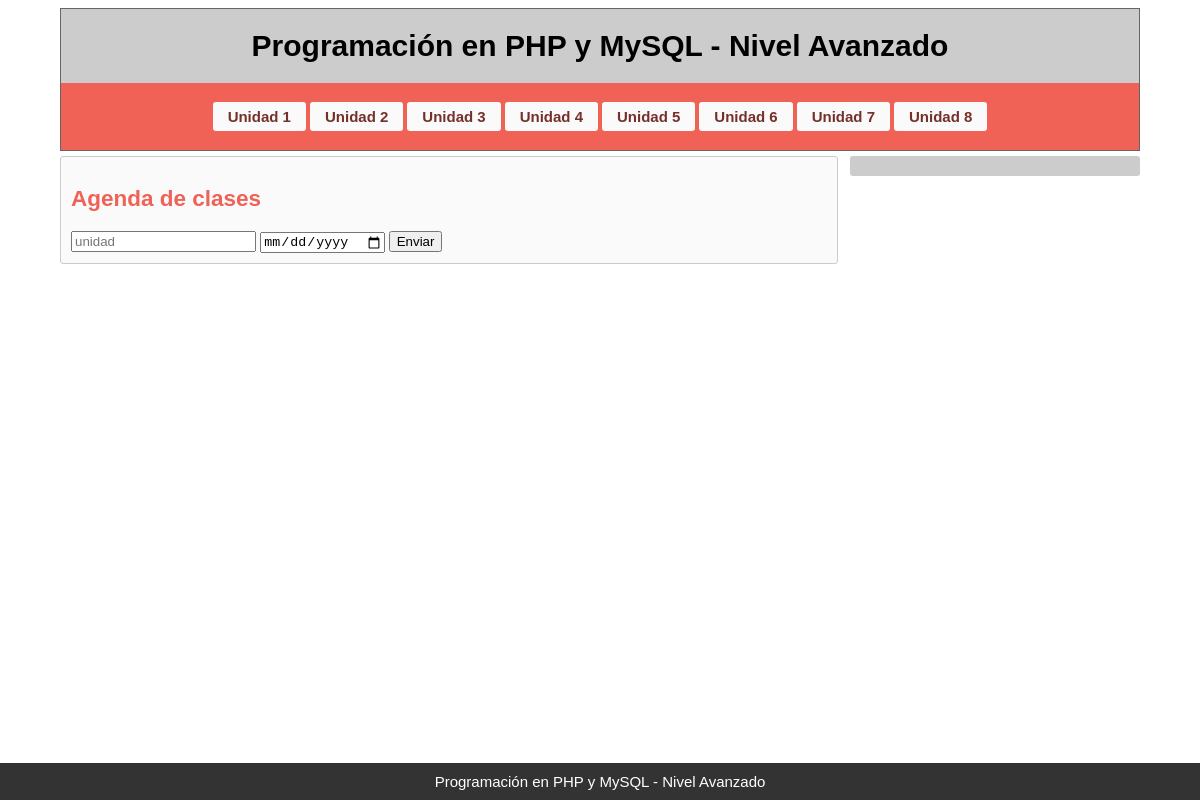
The page /unidad1.php on the database as committed earlier.
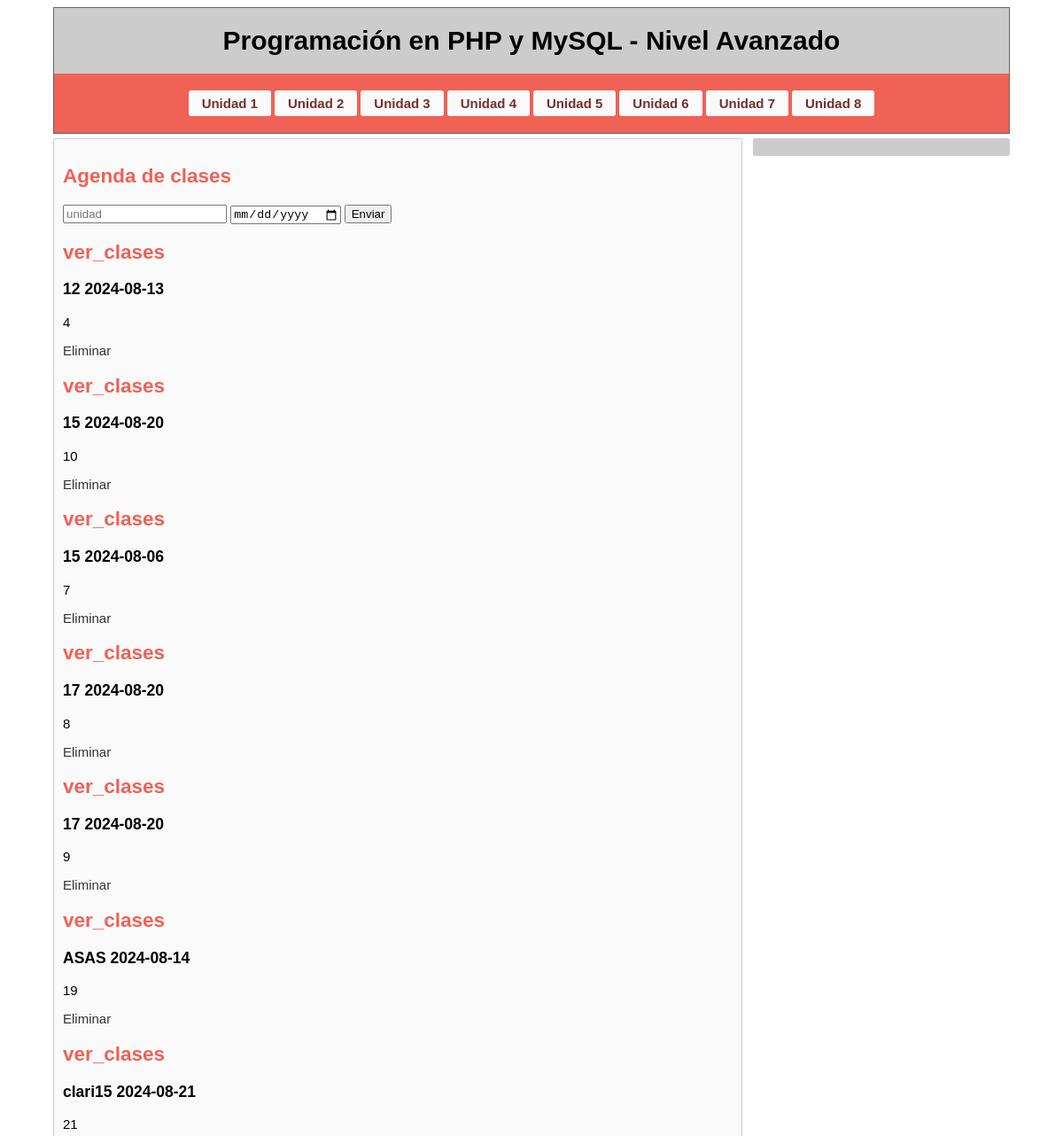
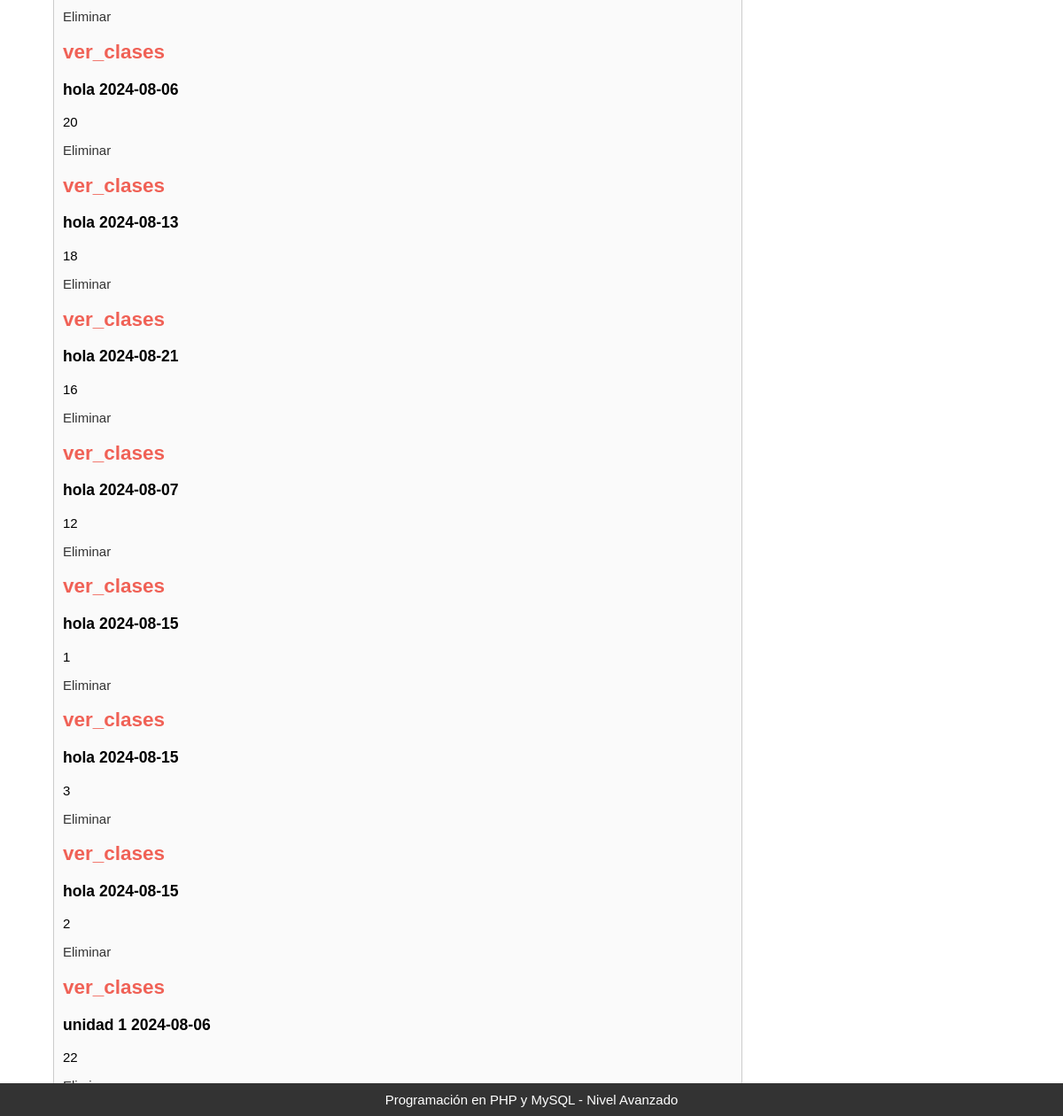
The same page on the database as committed later (2 pictures, top to bottom).
### tables this page shows
CREATE TABLE `clases` (
  `id_clase` int NOT NULL,
  `unidad` varchar(30) NOT NULL,
  `fecha` date NOT NULL
);

### ver_clases.php (the view)
<?php
include("componentes/conex.php");
$miconsul=mysqli_query($conexiontab,"SELECT * FROM clases ORDER BY unidad");
while($listclases= mysqli_fetch_assoc($miconsul))
{
?>
<div class="datos">
    <h2>ver_clases</h2>
    <h3><?php echo $listclases['unidad']." ".$listclases['fecha'];?></h3>
    <p><?php echo $listclases['id_clase'];?></p>
    <p><a href ="componentes/eliminar.php? id_clase=<?php echo $listclases['id_clase'];?>">Eliminar</a></p>
</div>
<?php } ?>

### unidad1.php (shortened to what this page needs)
<!DOCTYPE html>
<html lang="es">
<head>
  <link rel="stylesheet" href="estilos.css">
</head>
<body>
<div class="container">
	<header>
		<h1>Programación en PHP y MySQL - Nivel Avanzado</h1>
	<nav>
		<?php include("botonera.php"); ?>
	</nav>
	</header>
	<section>
		<h2>Agenda de clases</h2>
		<?php
		include("componentes/conex.php");
		?>
		<form action="componentes/insertar_clases.php"method="POST">
		<input type="text"placeholder="unidad" name="unidad" maxlength="30" required>
		<input type="date"placeholder="fecha" name="fecha" required>
		<input type="submit" value="Enviar">
		<?php
		include("ver_clases.php");?>
	</section>
	<aside>
  </aside>
	<footer>
		<a href="https://site.elearning-total.com/courses/?com=lb">Programación en PHP y MySQL - Nivel Avanzado</a>
	</footer>
</div>
</body>
</html>

### botonera.php
<ul>
	<li><a href="unidad1.php">Unidad 1</a></li>
	<li><a href="unidad2.php">Unidad 2</a></li>
	<li><a href="unidad3.php">Unidad 3</a></li>
	<li><a href="unidad4.php">Unidad 4</a></li>
	<li><a href="unidad5.php">Unidad 5</a></li>
	<li><a href="unidad6.php">Unidad 6</a></li>
	<li><a href="unidad7.php">Unidad 7</a></li>
	<li><a href="unidad8.php">Unidad 8</a></li>
</ul>

### estilos.css (style rules this page uses)
.container { width:1080px; margin:0px auto; font-size:1em; font-family: "Arial", Georgia, Serif; font-size: 15px; }
header { text-align:center; border: 1px solid #666; background: #cccccc; }
a { color: #333; text-decoration: none; }
section,aside { margin-top: 5px; padding: 10px; -moz-border-radius:3px;-webkit-border-radius:3px;-o-border-radius:3px;border-radius:3px; }
section { float: left; width: 70%; background: #fafafa; border: 1px solid #ccc; }
aside { float: right; width: 25%; background:#ccc; color: #333; }
nav { padding:0.2%; background:#f06156; margin-top: 0.5%; }
nav ul { list-style-type:none; padding:0px; width: 100%; display: table; text-align: center; }
nav ul li { display: inline; }
nav ul li a { display:inline-block; text-align:center; text-decoration:none; color: #75302a; font-weight: bold; padding:6px 15px; margin:2px; background:#fafafa; -moz-border-radius:3px;-webkit-border-radius:3px;-o-border-radius:3px;border-radius:3px; }
footer { position: fixed; width: 100%; right: 0; bottom: 0; left: 0; padding: 10px 0px 10px 0px; background-color: #333; text-align: center; }
footer a { color: #fff; }
h2 { color: #f06156; }

Rows that differ between the two databases and show on the page:
added clases: unidad "12", fecha "2024-08-13", id_clase "4"
added clases: unidad "15", fecha "2024-08-20", id_clase "10"
added clases: unidad "15", fecha "2024-08-06", id_clase "7"
added clases: unidad "17", fecha "2024-08-20", id_clase "8"
added clases: unidad "17", fecha "2024-08-20", id_clase "9"
added clases: unidad "ASAS", fecha "2024-08-14", id_clase "19"
added clases: unidad "clari15", fecha "2024-08-21", id_clase "21"
added clases: unidad "hola", fecha "2024-08-06", id_clase "20"
added clases: unidad "hola", fecha "2024-08-13", id_clase "18"
added clases: unidad "hola", fecha "2024-08-21", id_clase "16"
added clases: unidad "hola", fecha "2024-08-07", id_clase "12"
added clases: unidad "hola", fecha "2024-08-15", id_clase "1"
added clases: unidad "hola", fecha "2024-08-15", id_clase "3"
added clases: unidad "hola", fecha "2024-08-15", id_clase "2"
added clases: unidad "unidad 1", fecha "2024-08-06", id_clase "22"
